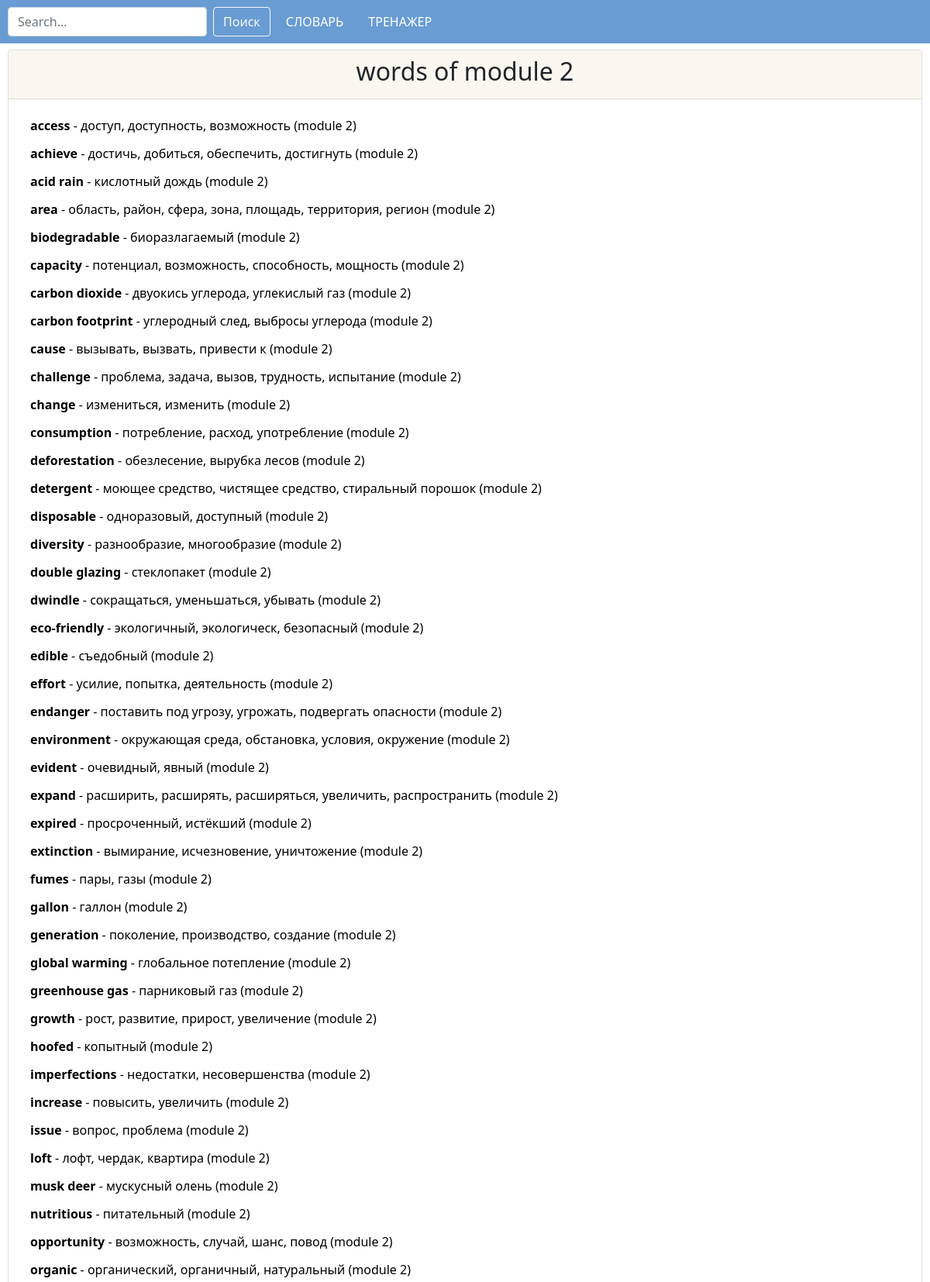
Page /entry-list?module=2 (upper part) on the committed database.
### main/models.py (models this page shows, shortened)
class Entries(models.Model):
    word = models.CharField('eng word', max_length=50)
    translation = models.CharField('ru translation', max_length=100)
    transcription = models.CharField('eng transcription', max_length=50)
    pos = models.CharField('part of speech', max_length=5)
    eng_example = models.TextField('eng example sentence', max_length=250)
    ru_example = models.TextField('ru example sentence', max_length=250)
    module = models.IntegerField('module')
    class Meta:
        verbose_name = 'Entry'
        verbose_name_plural = 'Entries'
        ordering = ["word"]

### main/views.py (the view)
# urls.py: path('entry-list', views.entry_list_load, name='load-entry-list'),
def entry_list_load(request):
    module = int(request.GET.get('module', 0))
    letter = request.GET.get('letter', '').lower()
    data = services.get_entries_by_attributes(module=module, word__startswith=letter)
    return render(request, 'main/entry_list.html', data)

### main/services.py (called while the page is built)
def get_card_head(**kwargs):
    if len(kwargs) == 1:
        if list(kwargs.keys())[0] == 'module':
            return 'words of module '+str(kwargs['module'])
        elif list(kwargs.keys())[0] == 'word__startswith':
            return 'letter "'+kwargs['word__startswith'].upper()+'"'
    else:
        return 'user set list of entries'

def get_entries_by_attributes(**kwargs):
    kwargs = {key:kwargs[key] for key in kwargs if kwargs[key]}
    entries = Entries.objects.filter(**kwargs)
    return {'data':entries, 'list_header':get_card_head(**kwargs)}

### main/templates/main/entry_list.html (shortened to what this page needs)
{% extends 'base/card_template.html' %}
{% block cardhead %}
<h2>{{ list_header }}</h2>
{% endblock %}
{% block cardbody %}
{% for entry in data %}
              <a href="{% url 'entry' %}?word={{ entry.word }}&module={{ entry.module }}"
                 class='btn btn-outline-primary dict-btn col-12 align-text-left'>
                  <b>{{ entry.word }}</b> - {{ entry.translation }} (module {{entry.module}})
                </a>
              {% endfor %}
{% endblock %}

### main/static/main/css/style.css (style rules this page uses)
.align-text-left { text-align: left; }

### main/static/main/css/colors.css (style rules this page uses)
.dict-btn { background-color: #fff; color: #000; border: none; }

### rows in the picture
Entries: word "access", translation "доступ, доступность, возможность", module "2"
Entries: word "achieve", translation "достичь, добиться, обеспечить, достигнуть", module "2"
Entries: word "acid rain", translation "кислотный дождь", module "2"
Entries: word "area", translation "область, район, сфера, зона, площадь, территория, регион", module "2"
Entries: word "biodegradable", translation "биоразлагаемый", module "2"
Entries: word "capacity", translation "потенциал, возможность, способность, мощность", module "2"
Entries: word "carbon dioxide", translation "двуокись углерода, углекислый газ", module "2"
Entries: word "carbon footprint", translation "углеродный след, выбросы углерода", module "2"
Entries: word "cause", translation "вызывать, вызвать, привести к", module "2"
Entries: word "challenge", translation "проблема, задача, вызов, трудность, испытание", module "2"
Entries: word "change", translation "измениться, изменить", module "2"
Entries: word "consumption", translation "потребление, расход, употребление", module "2"
Entries: word "deforestation", translation "обезлесение, вырубка лесов", module "2"
Entries: word "detergent", translation "моющее средство, чистящее средство, стиральный порошок", module "2"
Entries: word "disposable", translation "одноразовый, доступный", module "2"
Entries: word "diversity", translation "разнообразие, многообразие", module "2"
Entries: word "double glazing", translation "стеклопакет", module "2"
Entries: word "dwindle", translation "сокращаться, уменьшаться, убывать", module "2"
Entries: word "eco-friendly", translation "экологичный, экологическ, безопасный", module "2"
Entries: word "edible", translation "съедобный", module "2"
Entries: word "effort", translation "усилие, попытка, деятельность", module "2"
Entries: word "endanger", translation "поставить под угрозу, угрожать, подвергать опасности", module "2"
Entries: word "environment", translation "окружающая среда, обстановка, условия, окружение", module "2"
Entries: word "evident", translation "очевидный, явный", module "2"
Entries: word "expand", translation "расширить, расширять, расширяться, увеличить, распространить", module "2"
Entries: word "expired", translation "просроченный, истёкший", module "2"
Entries: word "extinction", translation "вымирание, исчезновение, уничтожение", module "2"
Entries: word "fumes", translation "пары, газы", module "2"
Entries: word "gallon", translation "галлон", module "2"
Entries: word "generation", translation "поколение, производство, создание", module "2"
Entries: word "global warming", translation "глобальное потепление", module "2"
Entries: word "greenhouse gas", translation "парниковый газ", module "2"
Entries: word "growth", translation "рост, развитие, прирост, увеличение", module "2"
Entries: word "hoofed", translation "копытный", module "2"
Entries: word "imperfections", translation "недостатки, несовершенства", module "2"
Entries: word "increase", translation "повысить, увеличить", module "2"
Entries: word "issue", translation "вопрос, проблема", module "2"
Entries: word "loft", translation "лофт, чердак, квартира", module "2"
Entries: word "musk deer", translation "мускусный олень", module "2"
Entries: word "nutritious", translation "питательный", module "2"
Entries: word "opportunity", translation "возможность, случай, шанс, повод", module "2"
Entries: word "organic", translation "органический, органичный, натуральный", module "2"

### other values in the picture
{{ list_header }} "words of module 2"
